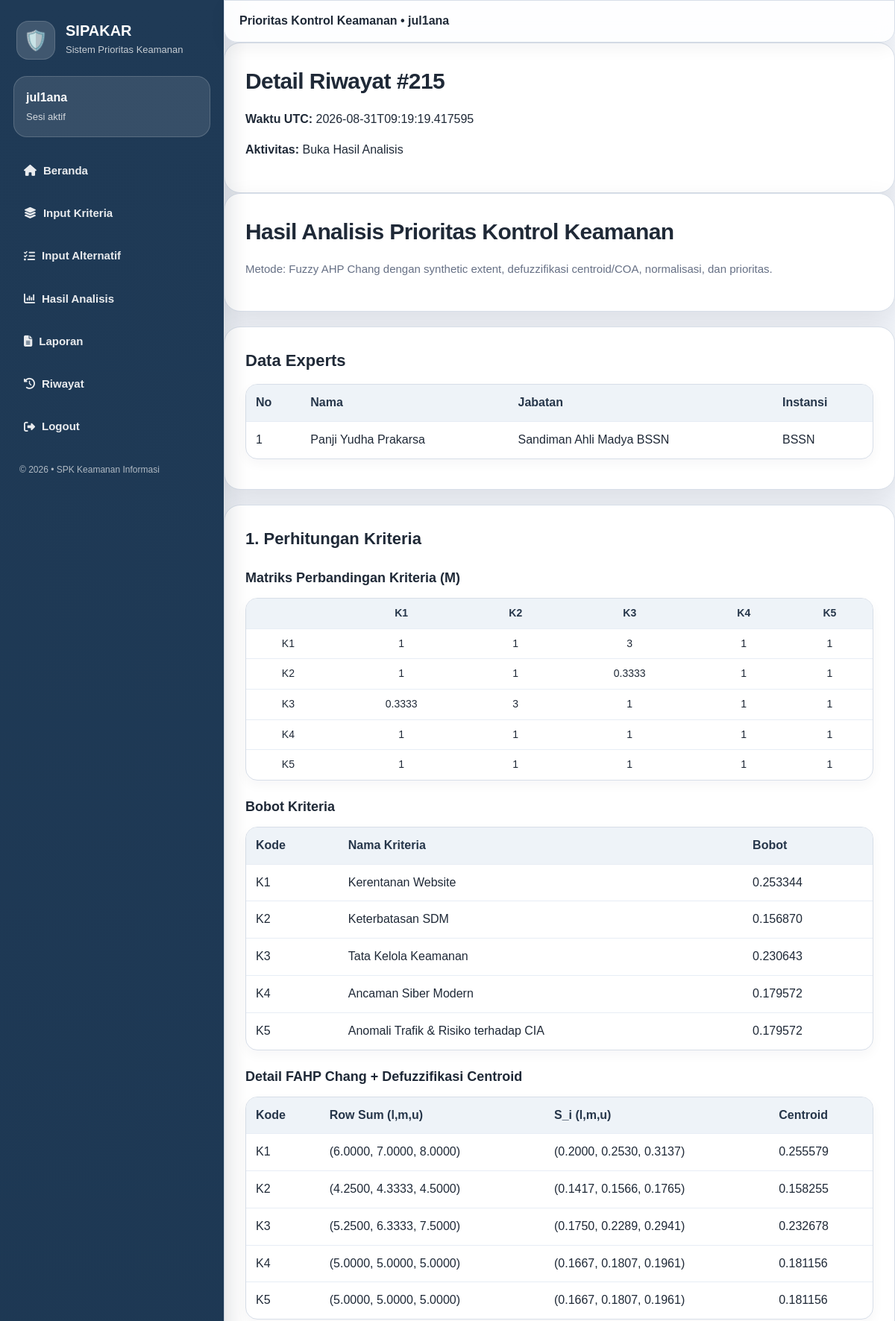
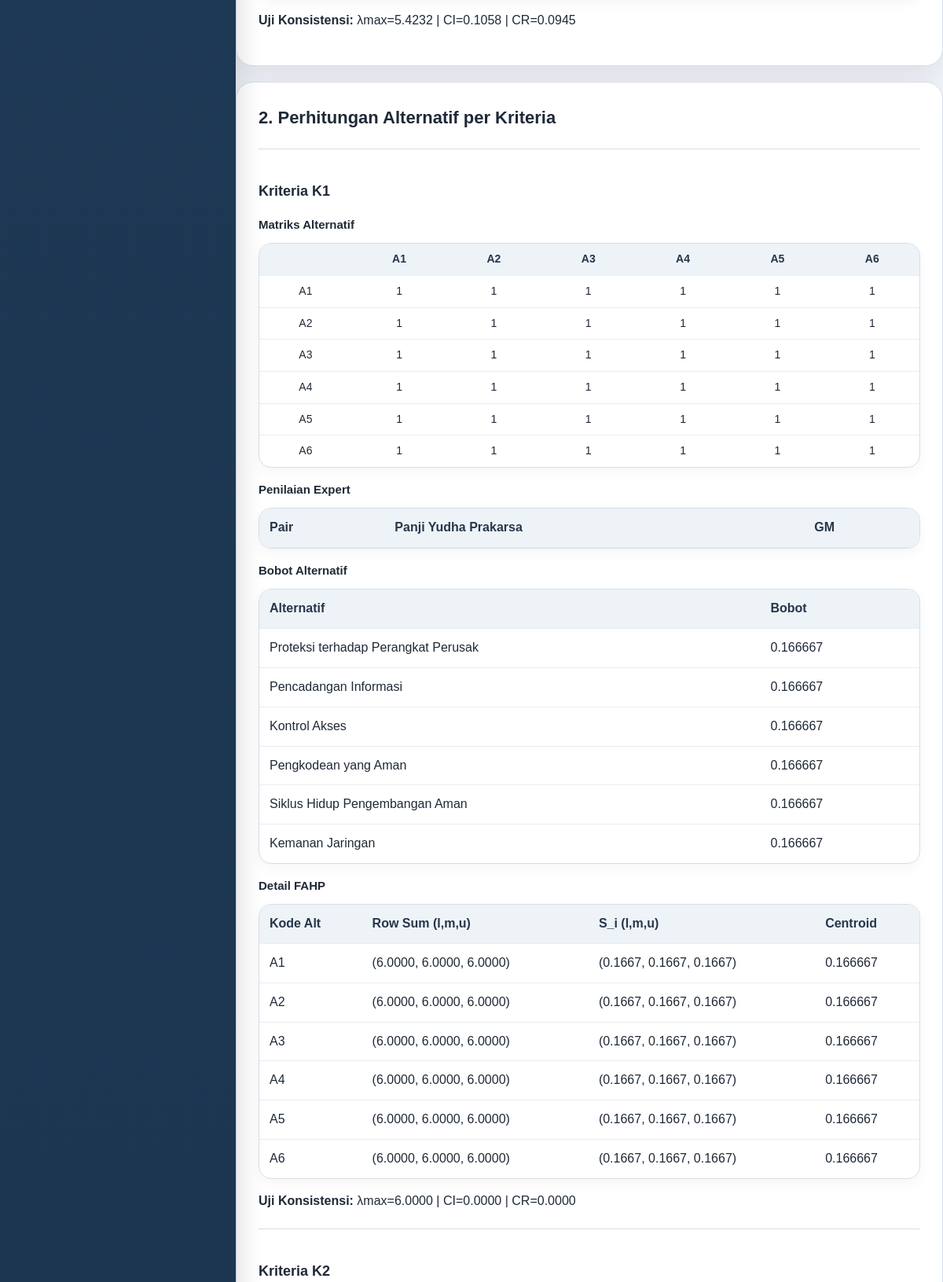
The page /riwayat/215 (signed in, upper part) on the database its author committed (2 pictures, top to bottom).
### tables this page shows
CREATE TABLE history (
            id INTEGER PRIMARY KEY AUTOINCREMENT,
            user_id INTEGER NOT NULL,
            ts TEXT NOT NULL,
            event TEXT NOT NULL,
            locked_criteria INTEGER NOT NULL,
            locked_alternatives INTEGER NOT NULL,
            kriteria_json TEXT NOT NULL,
            alternatif_json TEXT NOT NULL,
            pair_kriteria_json TEXT NOT NULL,
            pair_alternatif_json TEXT NOT NULL,
            results_json TEXT NOT NULL,
            FOREIGN KEY(user_id) REFERENCES users(id)
        );

CREATE TABLE experts (
            id INTEGER PRIMARY KEY AUTOINCREMENT,
            user_id INTEGER NOT NULL,
            nama TEXT NOT NULL,
            jabatan TEXT NOT NULL,
            instansi TEXT NOT NULL,
            created_at TEXT NOT NULL,
            FOREIGN KEY(user_id) REFERENCES users(id)
        );

### app.py (the view)
@app.route("/riwayat/<int:hist_id>")
def riwayat_detail(hist_id):
    if not login_required():
        return redirect(url_for("login"))
    snap = db_get_history(
        int(session["user_id"]),
        hist_id
    )
    if not snap:
        abort(404)
    snap["experts"] = db_get_experts(
        int(session["user_id"])
    )
    snap["experts_count"] = len(snap["experts"])
    state = default_state()
    state["experts"] = snap["experts"]
    state["experts_count"] = snap["experts_count"]
    state["kriteria"] = snap["kriteria"]
    state["alternatif"] = snap["alternatif"]
    state["pair_kriteria"] = snap["pair_kriteria"]
    state["pair_alternatif"] = snap["pair_alternatif"]
    state["locked_criteria"] = snap["locked_criteria"]
    state["locked_alternatives"] = snap["locked_alternatives"]
    r = compute_all(state)
    return render_template(
        "riwayat_detail.html",
        snap=snap,
        r=r,
        matrix_table=matrix_table
    )

### app.py (called while the page is built)
def db_conn():
    return sqlite3.connect(DB_PATH)

def db_get_experts(user_id:int):
    con=db_conn()
    cur=con.cursor()
    cur.execute("""
        SELECT
            id,
            nama,
            jabatan,
            instansi
        FROM experts
        WHERE user_id=?
        ORDER BY id
    """,(user_id,))
    rows=cur.fetchall()
    con.close()
    return [
        {
            "id":r[0],
            "nama":r[1],
            "jabatan":r[2],
            "instansi":r[3]
        }
        for r in rows
    ]

def pair_key(a: str, b: str) -> str:
    return f"{a}|{b}"

def split_key(key: str) -> Tuple[str, str]:
    a, b = key.split("|", 1)
    return a, b

def ahp_consistency(M: np.ndarray):
    n = M.shape[0]
    if n <= 2:
        return 0.0, 0.0, float(n)
    col_sum = M.sum(axis=0)
    norm = M / col_sum
    priority = norm.mean(axis=1)
    weighted_sum = np.dot(M, priority)
    consistency_vector = weighted_sum / priority
    lambda_max = consistency_vector.mean()
    CI = (lambda_max - n) / (n - 1)
    RI = RI_TABLE.get(n, 1.59)
    CR = CI / RI if RI > 0 else 0.0
    return (
        float(CR),
        float(CI),
        float(lambda_max)
    )

def ahp_normalize_matrix(M: np.ndarray) -> np.ndarray:
    col_sum = M.sum(axis=0)
    return M / col_sum

def gm_to_tfn(gm: float) -> Tuple[float, float, float]:
    inverse = False
    if gm < 1:
        gm = 1 / gm
        inverse = True
    scale = int(round(gm))
    scale = max(1, min(9, scale))
    t = SAATY_TFN[scale]
    if inverse:
        t = tfn_inv(t)
    return t

def build_pcm(items: List[str], pair_state: Dict[str, List]) -> np.ndarray:
    n = len(items)
    idx = {items[i]: i for i in range(n)}
    M = np.ones((n, n), dtype=float)
    for key, value in (pair_state or {}).items():
        try:
            a, b = split_key(key)
            if a not in idx or b not in idx:
                continue
            i = idx[a]
            j = idx[b]
            if isinstance(value[0], list):
                gm = geometric_mean_pair(a, b, value)
                M[i, j] = gm
                M[j, i] = 1 / gm
                continue
            winner = value[0]
            scale = int(value[1])
        except Exception:
            continue
        scale = max(1, min(9, scale))
        if winner == a:
            M[i, j] = scale
            M[j, i] = 1 / scale
        else:
            M[i, j] = 1 / scale
            M[j, i] = scale
    return M

### templates/riwayat_detail.html (shortened to what this page needs)
{% extends "base.html" %}
{% block content %}
<section class="card">
  <h1>Detail Riwayat #{{ snap.id }}</h1>
  <p><b>Waktu UTC:</b> {{ snap.ts }}</p>
  <p><b>Aktivitas:</b> {{ snap.event }}</p>
</section>
<section class="card">
  <h1>Hasil Analisis Prioritas Kontrol Keamanan</h1>
  <p class="sub">Metode: Fuzzy AHP Chang dengan synthetic extent, defuzzifikasi centroid/COA, normalisasi, dan prioritas.</p>
</section>
<section class="card mt">
<h2>Data Experts</h2>
<table class="data-table">
<thead>
<tr>
<th>No</th>
<th>Nama</th>
<th>Jabatan</th>
<th>Instansi</th>
</tr>
</thead>
<tbody>
{% for e in snap.experts %}
<tr>
<td>{{ loop.index }}</td>
<td>{{ e.nama }}</td>
<td>{{ e.jabatan }}</td>
<td>{{ e.instansi }}</td>
</tr>
{% endfor %}
</tbody>
</table>
</section>
<section class="card mt">
  <h2>1. Perhitungan Kriteria</h2>
  <h3>Matriks Perbandingan Kriteria (M)</h3>
  <table class="data-table compact">
    <thead><tr><th></th>{% for c in r.k_codes %}<th>{{ c }}</th>{% endfor %}</tr></thead>
    <tbody>{% for row in matrix_table(r.M_k, r.k_codes, r.k_codes) %}<tr>{% for cell in row %}<td>{{ cell }}</td>{% endfor %}</tr>{% endfor %}</tbody>
  </table>
  <h3>Bobot Kriteria</h3>
  <table class="data-table">
    <thead><tr><th>Kode</th><th>Nama Kriteria</th><th>Bobot</th></tr></thead>
    <tbody>
      {% for k, w in zip(snap.kriteria, r.w_k) %}
        <tr><td>{{ k.kode }}</td><td>{{ k.nama }}</td><td>{{ '%.6f'|format(w) }}</td></tr>
      {% endfor %}
    </tbody>
  </table>
  <h3>Detail FAHP Chang + Defuzzifikasi Centroid</h3>
  <table class="data-table">
    <thead><tr><th>Kode</th><th>Row Sum (l,m,u)</th><th>S_i (l,m,u)</th><th>Centroid</th></tr></thead>
    <tbody>
      {% for i, code in enumerate(r.k_codes) %}
        <tr>
          <td>{{ code }}</td>
          <td>{{ tfn_to_str(r.fuzzy_detail_k.row_sums[i]) }}</td>
          <td>{{ tfn_to_str(r.fuzzy_detail_k.S[i]) }}</td>
          <td>{{ '%.6f'|format(r.fuzzy_detail_k.centroid[i]) }}</td>
        </tr>
      {% endfor %}
    </tbody>
  </table>
  <p><b>Uji Konsistensi:</b> λmax={{ '%.4f'|format(r.CR_k.lambda_max) }} | CI={{ '%.4f'|format(r.CR_k.CI) }} | CR={{ '%.4f'|format(r.CR_k.CR) }}</p>
</section>
<section class="card mt">
  <h2>2. Perhitungan Alternatif per Kriteria</h2>
  {% for kcode in r.k_codes %}
    <div class="result-block">
      <h3>Kriteria {{ kcode }}</h3>
      <h4>Matriks Alternatif</h4>
      <table class="data-table compact">
        <thead><tr><th></th>{% for c in r.a_codes %}<th>{{ c }}</th>{% endfor %}</tr></thead>
        <tbody>{% for row in matrix_table(r.M_alt_per_k[kcode], r.a_codes, r.a_codes) %}<tr>{% for cell in row %}<td>{{ cell }}</td>{% endfor %}</tr>{% endfor %}</tbody>
      </table>
      <h4>Penilaian Expert</h4>
      <table class="data-table">
      <thead>
      <tr>
      <th>Pair</th>
      {% for e in snap.experts %}
      <th>{{ e.nama }}</th>
      {% endfor %}
      <th>GM</th>
      </tr>
      </thead>
      </table>
      <h4>Bobot Alternatif</h4>
      <table class="data-table">
        <thead><tr><th>Alternatif</th><th>Bobot</th></tr></thead>
        <tbody>
          {% for alt, w in zip(snap.alternatif, r.w_alt_per_k[kcode]) %}
            <tr><td>{{ alt.nama }}</td><td>{{ '%.6f'|format(w) }}</td></tr>
          {% endfor %}
        </tbody>
      </table>
      <h4>Detail FAHP</h4>
      <table class="data-table">
        <thead><tr><th>Kode Alt</th><th>Row Sum (l,m,u)</th><th>S_i (l,m,u)</th><th>Centroid</th></tr></thead>
        <tbody>
          {% for i, acode in enumerate(r.a_codes) %}
            <tr>
              <td>{{ acode }}</td>
              <td>{{ tfn_to_str(r.fuzzy_detail_alt[kcode].row_sums[i]) }}</td>
              <td>{{ tfn_to_str(r.fuzzy_detail_alt[kcode].S[i]) }}</td>
              <td>{{ '%.6f'|format(r.fuzzy_detail_alt[kcode].centroid[i]) }}</td>
            </tr>
          {% endfor %}
        </tbody>
      </table>
      <p><b>Uji Konsistensi:</b> λmax={{ '%.4f'|format(r.CR_alt[kcode].lambda_max) }} | CI={{ '%.4f'|format(r.CR_alt[kcode].CI) }} | CR={{ '%.4f'|format(r.CR_alt[kcode].CR) }}</p>
    </div>
  {% endfor %}
</section>
{% endblock %}

### static/style.css (style rules this page uses)
:root { --bg:#f3f6fb; --card:#ffffff; --text:#1f2937; --muted:#667085; --line:#d7dee8; --soft-line:#e7edf5; --blue:#2f80d1; --blue-dark:#1f66ad; --blue-soft:#eaf3ff; --green:#16a34a; --red:#e11d48; --yellow:#fff7db; --sidebar:#1f3a56; --sidebar-2:#18314b; --shadow:0 14px 36px rgba(15,23,42,.10); }
* { box-sizing:border-box }
html { font-size:16px }
body { margin:0; background:var(--bg); font-family:Arial, Helvetica, sans-serif; color:var(--text); font-size:16px; line-height:1.55; }
.card { background:var(--card);border:1px solid var(--line);border-radius:22px;padding:28px;box-shadow:var(--shadow) }
.sub { color:var(--muted);font-size:15px;line-height:1.65 }
.mt { margin-top:20px }
h1 { margin:0 0 10px;font-size:30px;letter-spacing:-.02em }
h2 { margin:0 0 14px;font-size:22px }
h3 { margin:22px 0 12px;font-size:18px }
h4 { margin:16px 0 10px;font-size:15px }
.data-table { width:100%;border-collapse:separate;border-spacing:0;margin:12px 0;background:white;border:1px solid var(--line);border-radius:16px;overflow:hidden;box-shadow:0 6px 16px rgba(15,23,42,.04) }
.data-table th,.data-table td { border-bottom:1px solid var(--soft-line);padding:12px 13px;text-align:left;vertical-align:top }
.data-table tr:last-child td { border-bottom:0 }
.data-table th { background:#eef3f8;font-weight:900;color:#26364a }
.data-table.compact th,.data-table.compact td { padding:9px 10px;font-size:14px;text-align:center }
.result-block { border-top:1px solid var(--line);padding-top:18px;margin-top:22px }

### rows shown on the page
history: id "215", ts "2026-08-31T09:19:19.417595", event "Buka Hasil Analisis"
experts: nama "Panji Yudha Prakarsa", jabatan "Sandiman Ahli Madya BSSN", instansi "BSSN"

### other values the page prints
{{ current_user() }} "jul1ana"
{{ c }} "K1" "K2" "K3" "K4" "K5"
{{ cell }} "K1" "1" "1" "3" "1" "1" "K2" "1" "1" "0.3333" "1" "1" "K3" "0.3333" "3" "1" "1" "1" "K4" "1" "1" "1" "1" "1" "K5" "1" "1" "1" "1" "1"
{{ k.kode }} "K1" "K2" "K3" "K4" "K5"
{{ k.nama }} "Kerentanan Website" "Keterbatasan SDM" "Tata Kelola Keamanan" "Ancaman Siber Modern" "Anomali Trafik & Risiko terhadap CIA"
{{ '%.6f'|format(w) }} "0.253344" "0.156870" "0.230643" "0.179572" "0.179572"
{{ code }} "K1" "K2" "K3" "K4" "K5"
{{ tfn_to_str(r.fuzzy_detail_k.row_sums[i]) }} "(6.0000, 7.0000, 8.0000)" "(4.2500, 4.3333, 4.5000)" "(5.2500, 6.3333, 7.5000)" "(5.0000, 5.0000, 5.0000)" "(5.0000, 5.0000, 5.0000)"
{{ tfn_to_str(r.fuzzy_detail_k.S[i]) }} "(0.2000, 0.2530, 0.3137)" "(0.1417, 0.1566, 0.1765)" "(0.1750, 0.2289, 0.2941)" "(0.1667, 0.1807, 0.1961)" "(0.1667, 0.1807, 0.1961)"
{{ '%.6f'|format(r.fuzzy_detail_k.centroid[i]) }} "0.255579" "0.158255" "0.232678" "0.181156" "0.181156"
{{ '%.4f'|format(r.CR_k.lambda_max) }} "5.4232"
{{ '%.4f'|format(r.CR_k.CI) }} "0.1058"
{{ '%.4f'|format(r.CR_k.CR) }} "0.0945"
{{ kcode }} "K1" "K2"
{{ c }} "A1" "A2" "A3" "A4" "A5" "A6"
